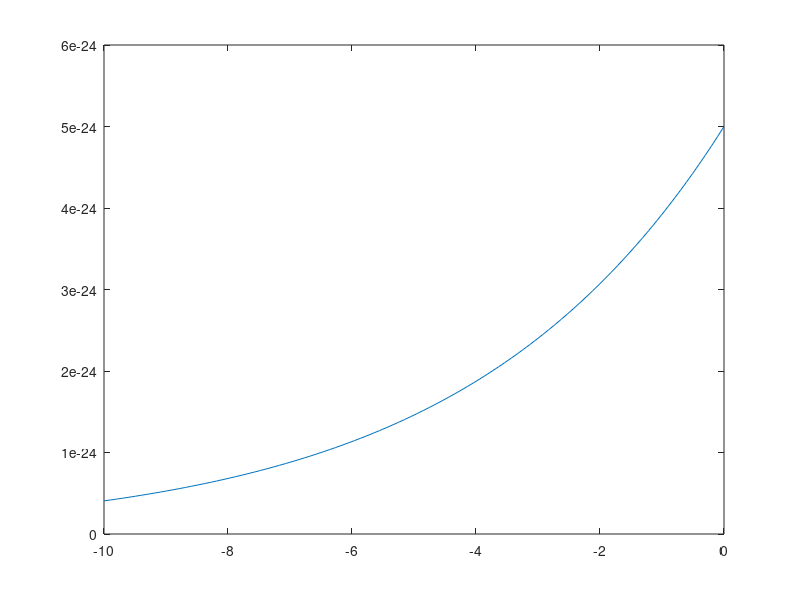

MATLAB code for this plot: (Note: this script raises an error after producing the figure.)
%close all
%clear all
%clc

H_Glacier = 980;

T = linspace(-10,0,100)+273.15;
Q = 150e3;
R = 8.31446261815324;
Tref = 273.15;
A0 = 5e-24;
V = -1.74e-5;

T_to_A = @(T,p) A0*exp(-(Q+p*V)./R * (1/T-1/Tref));

for i=1:length(T)
	A_A0(i) = T_to_A(T(i),0);
end

figure
plot(T-273.15, A_A0)

TProfileData = importdata('foxxTemperatureProfile.csv');
TProfile.X = TProfileData.data(:,2);
TProfile.T = TProfileData.data(:,1);

%transforming to ground-up coordinates
HData = -min(TProfile.X);
TProfile.X = (TProfile.X+HData)*H_Glacier/HData;
TProfile.X = [-500;TProfile.X]; %adding rock T for interpolating purposes
TProfile.T = [TProfile.T(1);TProfile.T];

T_Ice = griddedInterpolant(TProfile.X, TProfile.T,'linear');


YPlot = linspace(0,H_Glacier,1000);
TPlot = T_Ice(YPlot);
for i=1:length(TPlot)
	A_Plot(i) = T_to_A(TPlot(i)+273.15, 910*9.81*(980-YPlot(i)));
end

figure
subplot(1,2,1)
plot(TPlot, YPlot,'k-')
hold on
plot(TProfile.T(2:end), TProfile.X(2:end),'r*')
xlabel('T [degC]')
ylabel('y [m]')

subplot(1,2,2)
plot(A_Plot, YPlot,'k-')
xlabel('A [Pa^{-3} s^{-1}]')
ylabel('y [m]')

save("TProfile.mat","T_Ice")

